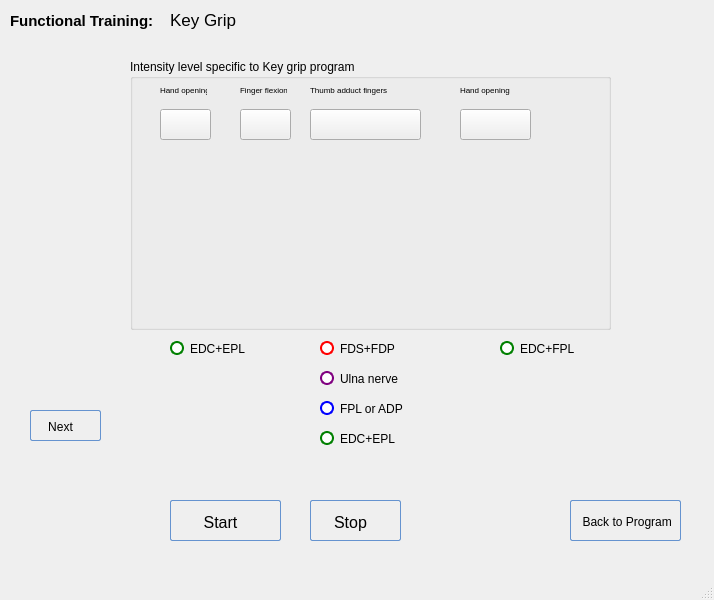
<?xml version="1.0" encoding="UTF-8"?>
<ui version="4.0">
 <class>ProgramKeyGripV2</class>
 <widget class="QMainWindow" name="ProgramKeyGripV2">
  <property name="geometry">
   <rect>
    <x>0</x>
    <y>0</y>
    <width>714</width>
    <height>600</height>
   </rect>
  </property>
  <property name="windowTitle">
   <string>MainWindow</string>
  </property>
  <widget class="QWidget" name="centralwidget">
   <widget class="QRadioButton" name="radioButton_four">
    <property name="geometry">
     <rect>
      <x>170</x>
      <y>340</y>
      <width>141</width>
      <height>17</height>
     </rect>
    </property>
    <property name="styleSheet">
     <string notr="true">QRadioButton {
color: black;
}

QRadioButton::indicator {
width: 11px;
height: 11px;
border-radius: 5px;
}

QRadioButton::indicator::unchecked{ 
border: 2px solid; 
border-color: green;
border-radius: 7px;
background-color: white; 
width: 10px; 
height: 10px; 
}

QRadioButton::indicator::checked{ 
border: 2px solid; 
border-color: green;
border-radius: 7px;
background-color: black; 
width: 10px; 
height: 10px; 
}</string>
    </property>
    <property name="text">
     <string>EDC+EPL</string>
    </property>
   </widget>
   <widget class="QRadioButton" name="radioButton_one">
    <property name="geometry">
     <rect>
      <x>320</x>
      <y>340</y>
      <width>171</width>
      <height>17</height>
     </rect>
    </property>
    <property name="styleSheet">
     <string notr="true">QRadioButton {
color: black;
}

QRadioButton::indicator {
width: 11px;
height: 11px;
border-radius: 5px;
}

QRadioButton::indicator::unchecked{ 
border: 2px solid; 
border-color: red;
border-radius: 7px;
background-color: white; 
width: 10px; 
height: 10px; 
}

QRadioButton::indicator::checked{ 
border: 2px solid; 
border-color: red;
border-radius: 7px;
background-color: black; 
width: 10px; 
height: 10px; 
}</string>
    </property>
    <property name="text">
     <string>FDS+FDP</string>
    </property>
   </widget>
   <widget class="QRadioButton" name="radioButton_two">
    <property name="geometry">
     <rect>
      <x>320</x>
      <y>370</y>
      <width>161</width>
      <height>17</height>
     </rect>
    </property>
    <property name="styleSheet">
     <string notr="true">QRadioButton {
color: black;
}

QRadioButton::indicator {
width: 11px;
height: 11px;
border-radius: 5px;
}

QRadioButton::indicator::unchecked{ 
border: 2px solid; 
border-color: purple;
border-radius: 7px;
background-color: white; 
width: 10px; 
height: 10px; 
}

QRadioButton::indicator::checked{ 
border: 2px solid; 
border-color: purple;
border-radius: 7px;
background-color: black; 
width: 10px; 
height: 10px; 
}</string>
    </property>
    <property name="text">
     <string>Ulna nerve</string>
    </property>
   </widget>
   <widget class="QRadioButton" name="radioButton_three">
    <property name="geometry">
     <rect>
      <x>320</x>
      <y>400</y>
      <width>141</width>
      <height>17</height>
     </rect>
    </property>
    <property name="styleSheet">
     <string notr="true">QRadioButton {

color: black;
}

QRadioButton::indicator {
width: 11px;
height: 11px;
border-radius: 5px;
}

QRadioButton::indicator::unchecked{ 
border: 2px solid; 
border-color: blue;
border-radius: 7px;
background-color: white; 
width: 10px; 
height: 10px; 
}

QRadioButton::indicator::checked{ 
border: 2px solid; 
border-color: blue;
border-radius: 7px;
background-color: black; 
width: 10px; 
height: 10px; 
}</string>
    </property>
    <property name="text">
     <string>FPL or ADP</string>
    </property>
   </widget>
   <widget class="QRadioButton" name="radioButton_five">
    <property name="geometry">
     <rect>
      <x>500</x>
      <y>340</y>
      <width>151</width>
      <height>17</height>
     </rect>
    </property>
    <property name="styleSheet">
     <string notr="true">QRadioButton {

color: black;
}

QRadioButton::indicator {
width: 11px;
height: 11px;
border-radius: 5px;
}

QRadioButton::indicator::unchecked{ 
border: 2px solid; 
border-color: green;
border-radius: 7px;
background-color: white; 
width: 10px; 
height: 10px; 
}

QRadioButton::indicator::checked{ 
border: 2px solid; 
border-color: green;
border-radius: 7px;
background-color: black; 
width: 10px; 
height: 10px; 
}</string>
    </property>
    <property name="text">
     <string>EDC+FPL</string>
    </property>
   </widget>
   <widget class="QLabel" name="label_one">
    <property name="geometry">
     <rect>
      <x>160</x>
      <y>430</y>
      <width>47</width>
      <height>13</height>
     </rect>
    </property>
    <property name="font">
     <font>
      <weight>75</weight>
      <bold>true</bold>
     </font>
    </property>
    <property name="text">
     <string/>
    </property>
   </widget>
   <widget class="QLabel" name="label_two">
    <property name="geometry">
     <rect>
      <x>160</x>
      <y>450</y>
      <width>47</width>
      <height>13</height>
     </rect>
    </property>
    <property name="font">
     <font>
      <weight>75</weight>
      <bold>true</bold>
     </font>
    </property>
    <property name="text">
     <string/>
    </property>
   </widget>
   <widget class="QLabel" name="label_three">
    <property name="geometry">
     <rect>
      <x>220</x>
      <y>430</y>
      <width>47</width>
      <height>13</height>
     </rect>
    </property>
    <property name="font">
     <font>
      <weight>75</weight>
      <bold>true</bold>
     </font>
    </property>
    <property name="text">
     <string/>
    </property>
   </widget>
   <widget class="QLabel" name="label_four">
    <property name="geometry">
     <rect>
      <x>220</x>
      <y>450</y>
      <width>47</width>
      <height>13</height>
     </rect>
    </property>
    <property name="font">
     <font>
      <weight>75</weight>
      <bold>true</bold>
     </font>
    </property>
    <property name="text">
     <string/>
    </property>
   </widget>
   <widget class="QLabel" name="label_five">
    <property name="geometry">
     <rect>
      <x>300</x>
      <y>430</y>
      <width>47</width>
      <height>13</height>
     </rect>
    </property>
    <property name="font">
     <font>
      <weight>75</weight>
      <bold>true</bold>
     </font>
    </property>
    <property name="text">
     <string/>
    </property>
   </widget>
   <widget class="QPushButton" name="pushButton_back_keypro">
    <property name="geometry">
     <rect>
      <x>570</x>
      <y>500</y>
      <width>111</width>
      <height>41</height>
     </rect>
    </property>
    <property name="styleSheet">
     <string notr="true">QPushButton:hover{
        background: qlineargradient(x1 : 0, y1 : 0, x2 : 0, y2 :   1, stop :   0.0 #ffd9aa,
                stop :   0.5 #ffbb6e, stop :   0.55 #feae42, stop :   1.0 #fedb74);
}

QPushButton {
        border: 1px solid #6593cf;
        border-radius: 2px;
        padding: 5px 5px 2px 5px;
        background: qlineargradient(x1 : 0, y1 : 0, x2 : 0, y2 :   1, stop :   0.0 #f5f9ff,
                stop :   0.5 #c7dfff, stop :   0.55 #afd2ff, stop :   1.0 #c0dbff);
        color: #0000;
        font:  large &quot;Arial&quot;;
		font-size: 12px;
        height: 30px;
}




QPushButton:pressed {
        background: qlineargradient(x1 : 0, y1 : 0, x2 : 0, y2 :   1, stop :   0.0 #c0dbff,
        stop :   0.5 #cfd26f, stop :   0.55 #c7df6f, stop :   1.0 #f5f9ff);
        padding-top: 2px;
        padding-left: 3px;

}
QPushButton:on {
        background: qlineargradient(x1 : 0, y1 : 0, x2 : 0, y2 :   1, stop :   0.0 #5AA72D,
        stop :   0.5 #B3E296, stop :   0.55 #B3E296, stop :   1.0 #f5f9ff);
        padding-top: 2px;
        padding-left: 3px;
}

QPushButton:disabled {
        background: transparent #e5e9ee;
        padding-top: 2px;        
        padding-left: 3px;
        color: black;
}</string>
    </property>
    <property name="text">
     <string> Back to Program</string>
    </property>
   </widget>
   <widget class="QGroupBox" name="groupBox">
    <property name="geometry">
     <rect>
      <x>130</x>
      <y>59</y>
      <width>481</width>
      <height>271</height>
     </rect>
    </property>
    <property name="title">
     <string>Intensity level specific to Key grip program</string>
    </property>
    <widget class="QLabel" name="label_3">
     <property name="geometry">
      <rect>
       <x>30</x>
       <y>20</y>
       <width>47</width>
       <height>21</height>
      </rect>
     </property>
     <property name="font">
      <font>
       <pointsize>6</pointsize>
      </font>
     </property>
     <property name="text">
      <string>Hand opening</string>
     </property>
    </widget>
    <widget class="QLabel" name="label_4">
     <property name="geometry">
      <rect>
       <x>110</x>
       <y>20</y>
       <width>47</width>
       <height>21</height>
      </rect>
     </property>
     <property name="font">
      <font>
       <pointsize>6</pointsize>
      </font>
     </property>
     <property name="text">
      <string>Finger flexion</string>
     </property>
    </widget>
    <widget class="QLabel" name="label_5">
     <property name="geometry">
      <rect>
       <x>180</x>
       <y>20</y>
       <width>81</width>
       <height>21</height>
      </rect>
     </property>
     <property name="font">
      <font>
       <pointsize>6</pointsize>
      </font>
     </property>
     <property name="text">
      <string>Thumb adduct fingers</string>
     </property>
    </widget>
    <widget class="QLabel" name="label_6">
     <property name="geometry">
      <rect>
       <x>330</x>
       <y>20</y>
       <width>81</width>
       <height>21</height>
      </rect>
     </property>
     <property name="font">
      <font>
       <pointsize>6</pointsize>
      </font>
     </property>
     <property name="text">
      <string>Hand opening</string>
     </property>
    </widget>
    <widget class="QPushButton" name="btn1">
     <property name="geometry">
      <rect>
       <x>30</x>
       <y>50</y>
       <width>51</width>
       <height>31</height>
      </rect>
     </property>
     <property name="text">
      <string/>
     </property>
    </widget>
    <widget class="QPushButton" name="btn2">
     <property name="geometry">
      <rect>
       <x>110</x>
       <y>50</y>
       <width>51</width>
       <height>31</height>
      </rect>
     </property>
     <property name="text">
      <string/>
     </property>
    </widget>
    <widget class="QPushButton" name="btn3">
     <property name="geometry">
      <rect>
       <x>180</x>
       <y>50</y>
       <width>111</width>
       <height>31</height>
      </rect>
     </property>
     <property name="text">
      <string/>
     </property>
    </widget>
    <widget class="QPushButton" name="btn4">
     <property name="geometry">
      <rect>
       <x>330</x>
       <y>50</y>
       <width>71</width>
       <height>31</height>
      </rect>
     </property>
     <property name="text">
      <string/>
     </property>
    </widget>
   </widget>
   <widget class="QLabel" name="label">
    <property name="geometry">
     <rect>
      <x>10</x>
      <y>0</y>
      <width>161</width>
      <height>41</height>
     </rect>
    </property>
    <property name="font">
     <font>
      <pointsize>11</pointsize>
      <weight>75</weight>
      <italic>false</italic>
      <bold>true</bold>
     </font>
    </property>
    <property name="text">
     <string>Functional Training: </string>
    </property>
   </widget>
   <widget class="QLabel" name="label_2">
    <property name="geometry">
     <rect>
      <x>170</x>
      <y>10</y>
      <width>131</width>
      <height>20</height>
     </rect>
    </property>
    <property name="font">
     <font>
      <pointsize>13</pointsize>
     </font>
    </property>
    <property name="text">
     <string>Key Grip</string>
    </property>
   </widget>
   <widget class="QPushButton" name="pushButton_stimStart">
    <property name="geometry">
     <rect>
      <x>170</x>
      <y>500</y>
      <width>111</width>
      <height>41</height>
     </rect>
    </property>
    <property name="styleSheet">
     <string notr="true">QPushButton:hover{
        background: qlineargradient(x1 : 0, y1 : 0, x2 : 0, y2 :   1, stop :   0.0 #ffd9aa,
                stop :   0.5 #ffbb6e, stop :   0.55 #feae42, stop :   1.0 #fedb74);
}

QPushButton {
        border: 1px solid #6593cf;
        border-radius: 2px;
        padding: 5px 15px 2px 5px;
        background: qlineargradient(x1 : 0, y1 : 0, x2 : 0, y2 :   1, stop :   0.0 #f5f9ff,
                stop :   0.5 #c7dfff, stop :   0.55 #afd2ff, stop :   1.0 #c0dbff);
        color: #0000;
        font:  large &quot;Arial&quot;;
		font-size: 16px;
        height: 30px;
}




QPushButton:pressed {
        background: qlineargradient(x1 : 0, y1 : 0, x2 : 0, y2 :   1, stop :   0.0 #c0dbff,
        stop :   0.5 #cfd26f, stop :   0.55 #c7df6f, stop :   1.0 #f5f9ff);
        padding-top: 2px;
        padding-left: 3px;

}
QPushButton:on {
        background: qlineargradient(x1 : 0, y1 : 0, x2 : 0, y2 :   1, stop :   0.0 #5AA72D,
        stop :   0.5 #B3E296, stop :   0.55 #B3E296, stop :   1.0 #f5f9ff);
        padding-top: 2px;
        padding-left: 3px;
}

QPushButton:disabled {
        background: transparent #e5e9ee;
        padding-top: 2px;        
        padding-left: 3px;
        color: black;
}</string>
    </property>
    <property name="text">
     <string>Start</string>
    </property>
    <property name="icon">
     <iconset resource="resources.qrc">
      <normaloff>:/resources/icons8-rfid-signal-100.png</normaloff>:/resources/icons8-rfid-signal-100.png</iconset>
    </property>
   </widget>
   <widget class="QPushButton" name="pushButton_stimStop">
    <property name="geometry">
     <rect>
      <x>310</x>
      <y>500</y>
      <width>91</width>
      <height>41</height>
     </rect>
    </property>
    <property name="styleSheet">
     <string notr="true">QPushButton:hover{
        background: qlineargradient(x1 : 0, y1 : 0, x2 : 0, y2 :   1, stop :   0.0 #ffd9aa,
                stop :   0.5 #ffbb6e, stop :   0.55 #feae42, stop :   1.0 #fedb74);
}

QPushButton {
        border: 1px solid #6593cf;
        border-radius: 2px;
        padding: 5px 15px 2px 5px;
        background: qlineargradient(x1 : 0, y1 : 0, x2 : 0, y2 :   1, stop :   0.0 #f5f9ff,
                stop :   0.5 #c7dfff, stop :   0.55 #afd2ff, stop :   1.0 #c0dbff);
        color: #0000;
        font:  large &quot;Arial&quot;;
		font-size: 16px;
        height: 30px;
}




QPushButton:pressed {
        background: qlineargradient(x1 : 0, y1 : 0, x2 : 0, y2 :   1, stop :   0.0 #c0dbff,
        stop :   0.5 #cfd26f, stop :   0.55 #c7df6f, stop :   1.0 #f5f9ff);
        padding-top: 2px;
        padding-left: 3px;

}
QPushButton:on {
        background: qlineargradient(x1 : 0, y1 : 0, x2 : 0, y2 :   1, stop :   0.0 #5AA72D,
        stop :   0.5 #B3E296, stop :   0.55 #B3E296, stop :   1.0 #f5f9ff);
        padding-top: 2px;
        padding-left: 3px;
}

QPushButton:disabled {
        background: transparent #e5e9ee;
        padding-top: 2px;        
        padding-left: 3px;
        color: black;
}</string>
    </property>
    <property name="text">
     <string>Stop</string>
    </property>
   </widget>
   <widget class="QLabel" name="label_pLabel">
    <property name="geometry">
     <rect>
      <x>350</x>
      <y>16</y>
      <width>101</width>
      <height>20</height>
     </rect>
    </property>
    <property name="text">
     <string/>
    </property>
   </widget>
   <widget class="QPushButton" name="btn_nextPhase">
    <property name="geometry">
     <rect>
      <x>30</x>
      <y>410</y>
      <width>71</width>
      <height>31</height>
     </rect>
    </property>
    <property name="styleSheet">
     <string notr="true">QPushButton:hover{
        background: qlineargradient(x1 : 0, y1 : 0, x2 : 0, y2 :   1, stop :   0.0 #ffd9aa,
                stop :   0.5 #ffbb6e, stop :   0.55 #feae42, stop :   1.0 #fedb74);
}

QPushButton {
        border: 1px solid #6593cf;
        border-radius: 2px;
        padding: 5px 15px 2px 5px;
        background: qlineargradient(x1 : 0, y1 : 0, x2 : 0, y2 :   1, stop :   0.0 #f5f9ff,
                stop :   0.5 #c7dfff, stop :   0.55 #afd2ff, stop :   1.0 #c0dbff);
        color: #0000;
        font:  large &quot;Arial&quot;;
		font-size: 12px;
        height: 30px;
}




QPushButton:pressed {
        background: qlineargradient(x1 : 0, y1 : 0, x2 : 0, y2 :   1, stop :   0.0 #c0dbff,
        stop :   0.5 #cfd26f, stop :   0.55 #c7df6f, stop :   1.0 #f5f9ff);
        padding-top: 2px;
        padding-left: 3px;

}
QPushButton:on {
        background: qlineargradient(x1 : 0, y1 : 0, x2 : 0, y2 :   1, stop :   0.0 #5AA72D,
        stop :   0.5 #B3E296, stop :   0.55 #B3E296, stop :   1.0 #f5f9ff);
        padding-top: 2px;
        padding-left: 3px;
}

QPushButton:disabled {
        background: transparent #e5e9ee;
        padding-top: 2px;        
        padding-left: 3px;
        color: black;
}</string>
    </property>
    <property name="text">
     <string>Next</string>
    </property>
   </widget>
   <widget class="QLabel" name="label_pwvalue">
    <property name="geometry">
     <rect>
      <x>640</x>
      <y>40</y>
      <width>61</width>
      <height>21</height>
     </rect>
    </property>
    <property name="text">
     <string/>
    </property>
   </widget>
   <widget class="QRadioButton" name="radioButton_six">
    <property name="geometry">
     <rect>
      <x>320</x>
      <y>430</y>
      <width>141</width>
      <height>17</height>
     </rect>
    </property>
    <property name="styleSheet">
     <string notr="true">QRadioButton {
color: black;
}

QRadioButton::indicator {
width: 11px;
height: 11px;
border-radius: 5px;
}

QRadioButton::indicator::unchecked{ 
border: 2px solid; 
border-color: green;
border-radius: 7px;
background-color: white; 
width: 10px; 
height: 10px; 
}

QRadioButton::indicator::checked{ 
border: 2px solid; 
border-color: green;
border-radius: 7px;
background-color: black; 
width: 10px; 
height: 10px; 
}</string>
    </property>
    <property name="text">
     <string>EDC+EPL</string>
    </property>
   </widget>
   <widget class="QLabel" name="label_six">
    <property name="geometry">
     <rect>
      <x>30</x>
      <y>30</y>
      <width>47</width>
      <height>13</height>
     </rect>
    </property>
    <property name="font">
     <font>
      <weight>75</weight>
      <bold>true</bold>
     </font>
    </property>
    <property name="text">
     <string/>
    </property>
   </widget>
  </widget>
  <widget class="QMenuBar" name="menubar">
   <property name="geometry">
    <rect>
     <x>0</x>
     <y>0</y>
     <width>714</width>
     <height>21</height>
    </rect>
   </property>
  </widget>
  <widget class="QStatusBar" name="statusbar"/>
 </widget>
 <resources>
  <include location="resources.qrc"/>
 </resources>
 <connections/>
</ui>
